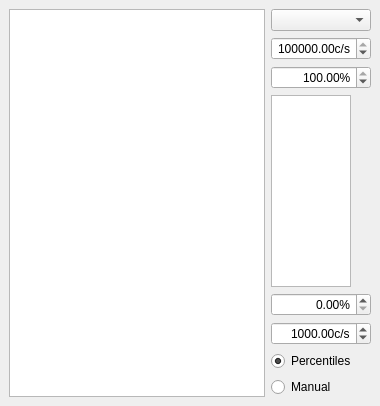
  <widget class="QDockWidget" name="xy_scan_dockWidget">
   <property name="enabled">
    <bool>true</bool>
   </property>
   <property name="windowTitle">
    <string>XY scan</string>
   </property>
   <attribute name="dockWidgetArea">
    <number>1</number>
   </attribute>
   <widget class="QWidget" name="dockWidgetContents_4">
    <layout class="QVBoxLayout" name="verticalLayout_5">
     <item>
      <layout class="QHBoxLayout" name="horizontalLayout_4" stretch="1,0">
       <item>
        <widget class="ScanPlotWidget" name="xy_ViewWidget">
         <property name="sizePolicy">
          <sizepolicy hsizetype="Expanding" vsizetype="Expanding">
           <horstretch>0</horstretch>
           <verstretch>0</verstretch>
          </sizepolicy>
         </property>
         <property name="transformationAnchor">
          <enum>QGraphicsView::AnchorUnderMouse</enum>
         </property>
        </widget>
       </item>
       <item>
        <layout class="QVBoxLayout" name="verticalLayout" stretch="0,0,0,1,0,0,0,0">
         <item>
          <widget class="QComboBox" name="xy_channel_ComboBox"/>
         </item>
         <item>
          <widget class="ScienDSpinBox" name="xy_cb_max_DoubleSpinBox">
           <property name="sizePolicy">
            <sizepolicy hsizetype="Fixed" vsizetype="Fixed">
             <horstretch>0</horstretch>
             <verstretch>0</verstretch>
            </sizepolicy>
           </property>
           <property name="maximumSize">
            <size>
             <width>100</width>
             <height>16777215</height>
            </size>
           </property>
           <property name="mouseTracking">
            <bool>true</bool>
           </property>
           <property name="acceptDrops">
            <bool>true</bool>
           </property>
           <property name="alignment">
            <set>Qt::AlignRight|Qt::AlignTrailing|Qt::AlignVCenter</set>
           </property>
           <property name="accelerated">
            <bool>true</bool>
           </property>
           <property name="suffix">
            <string>c/s</string>
           </property>
           <property name="decimals">
            <number>2</number>
           </property>
           <property name="minimum">
            <double>-1000000000.000000000000000</double>
           </property>
           <property name="maximum">
            <double>1000000000.000000000000000</double>
           </property>
           <property name="value">
            <double>100000.000000000000000</double>
           </property>
          </widget>
         </item>
         <item>
          <widget class="ScienDSpinBox" name="xy_cb_high_percentile_DoubleSpinBox">
           <property name="maximumSize">
            <size>
             <width>100</width>
             <height>16777215</height>
            </size>
           </property>
           <property name="alignment">
            <set>Qt::AlignRight|Qt::AlignTrailing|Qt::AlignVCenter</set>
           </property>
           <property name="suffix">
            <string>%</string>
           </property>
           <property name="decimals">
            <number>2</number>
           </property>
           <property name="minimum">
            <double>0.000000000000000</double>
           </property>
           <property name="maximum">
            <double>100.000000000000000</double>
           </property>
           <property name="value">
            <double>100.000000000000000</double>
           </property>
          </widget>
         </item>
         <item>
          <widget class="PlotWidget" name="xy_cb_ViewWidget">
           <property name="sizePolicy">
            <sizepolicy hsizetype="Preferred" vsizetype="Preferred">
             <horstretch>0</horstretch>
             <verstretch>0</verstretch>
            </sizepolicy>
           </property>
           <property name="maximumSize">
            <size>
             <width>80</width>
             <height>16777215</height>
            </size>
           </property>
          </widget>
         </item>
         <item>
          <widget class="ScienDSpinBox" name="xy_cb_low_percentile_DoubleSpinBox">
           <property name="maximumSize">
            <size>
             <width>100</width>
             <height>16777215</height>
            </size>
           </property>
           <property name="alignment">
            <set>Qt::AlignRight|Qt::AlignTrailing|Qt::AlignVCenter</set>
           </property>
           <property name="suffix">
            <string>%</string>
           </property>
           <property name="decimals">
            <number>2</number>
           </property>
           <property name="minimum">
            <double>0.000000000000000</double>
           </property>
           <property name="maximum">
            <double>100.000000000000000</double>
           </property>
           <property name="value">
            <double>0.000000000000000</double>
           </property>
          </widget>
         </item>
         <item>
          <widget class="ScienDSpinBox" name="xy_cb_min_DoubleSpinBox">
           <property name="sizePolicy">
            <sizepolicy hsizetype="Fixed" vsizetype="Fixed">
             <horstretch>0</horstretch>
             <verstretch>0</verstretch>
            </sizepolicy>
           </property>
           <property name="maximumSize">
            <size>
             <width>100</width>
             <height>16777215</height>
            </size>
           </property>
           <property name="mouseTracking">
            <bool>true</bool>
           </property>
           <property name="acceptDrops">
            <bool>true</bool>
           </property>
           <property name="alignment">
            <set>Qt::AlignRight|Qt::AlignTrailing|Qt::AlignVCenter</set>
           </property>
           <property name="accelerated">
            <bool>true</bool>
           </property>
           <property name="suffix">
            <string>c/s</string>
           </property>
           <property name="decimals">
            <number>2</number>
           </property>
           <property name="minimum">
            <double>-1000000000.000000000000000</double>
           </property>
           <property name="maximum">
            <double>10000000.000000000000000</double>
           </property>
           <property name="value">
            <double>1000.000000000000000</double>
           </property>
          </widget>
         </item>
         <item>
          <widget class="QRadioButton" name="xy_cb_centiles_RadioButton">
           <property name="text">
            <string>Percentiles</string>
           </property>
           <property name="checked">
            <bool>true</bool>
           </property>
          </widget>
         </item>
         <item>
          <widget class="QRadioButton" name="xy_cb_manual_RadioButton">
           <property name="text">
            <string>Manual</string>
           </property>
           <property name="checked">
            <bool>false</bool>
           </property>
          </widget>
         </item>
        </layout>
       </item>
      </layout>
     </item>
    </layout>
   </widget>
  </widget>
